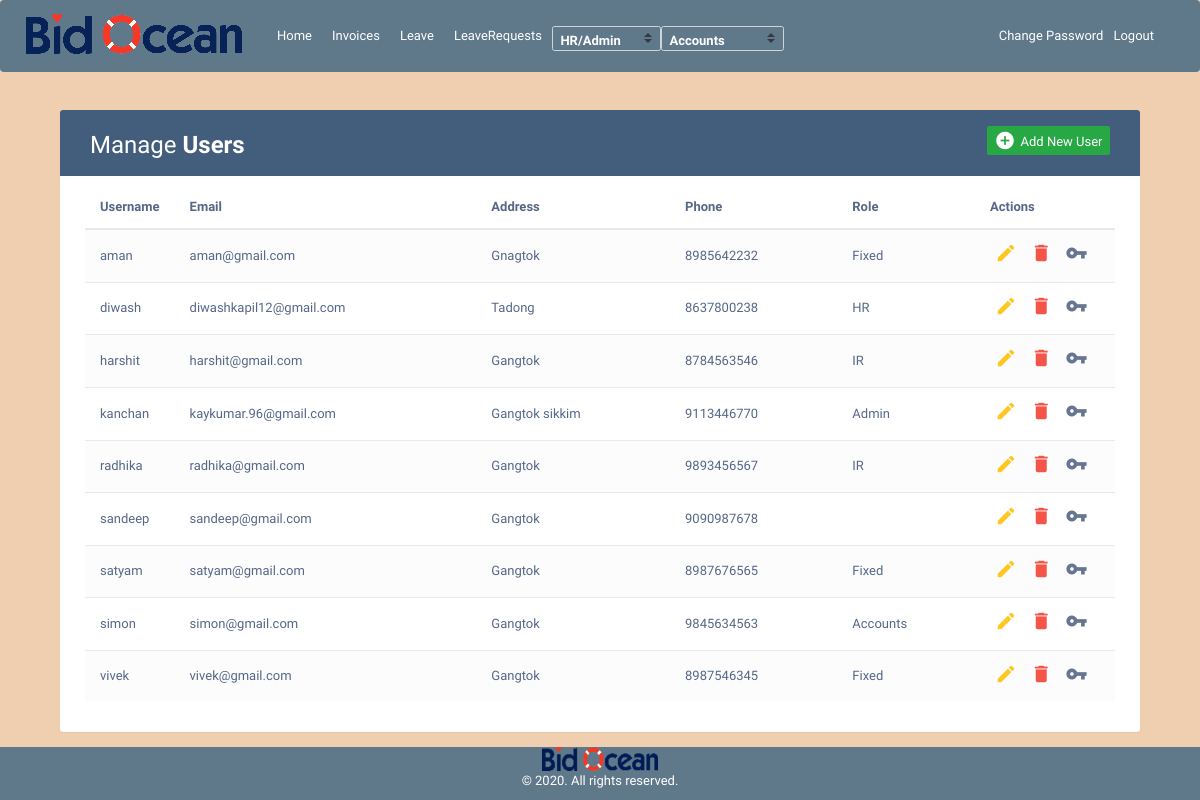
The page /manage_user/ (signed in) on the database its author committed.
### manage_user/models.py (models this page shows, shortened)
class Userdetail(AbstractBaseUser, PermissionsMixin):
    username        = models.CharField(max_length = 30, unique=True,null=True)
    firstname       = models.CharField(max_length = 30,null=True)
    lastname        = models.CharField(max_length = 30,null=True,blank=True)
    password        = models.TextField()
    phone           = models.CharField(max_length=200,null=True)
    email           = models.CharField(max_length=200,null=True)
    address         = models.CharField(max_length=300,null=True)
    role            = models.ForeignKey('user_invoice.Role', on_delete=models.SET_NULL, null=True, blank=True)
    employee_id     = models.CharField(max_length=200, null=True)
    salary          = models.CharField(max_length=200, null=True)
    is_manager      = models.SmallIntegerField(default=0)
    is_staff        = models.BooleanField(default=False)
    is_active       = models.BooleanField(default=True)
    USERNAME_FIELD  = 'username'
    REQUIRED_FIELDS = []
    objects         = CustomUserManager()

### user_invoice/models.py (models this page shows, shortened)
class Role(models.Model):
    id         = models.AutoField(primary_key=True)
    name       = models.CharField(max_length=300)
    created_at = models.DateTimeField(auto_now_add=True)
    status     = models.SmallIntegerField(default=1)

### manage_user/views.py (the view, shortened to what this page needs)
# urls.py: path("",views.ManageUser.as_view(),name="manage_user"),
class ManageUser(OnlyAdminPanelMixin,TemplateView):
    template_name = 'manage_user/user_list.html'
    def get(self, request):
        employee   = Employee.objects.get(auth_tbl=self.request.user)
        role       = employee.role.name.lower()
        roles_data = Role.objects.all()
        users      = Userdetail.objects.all().order_by('username')
        paginator        = Paginator(users,10)
        page             = request.GET.get('page')
        paginatedcontent = paginator.get_page(page)
        context = {
            'role'       : role,
            'users'      : paginatedcontent,
            'roles_data' : roles_data
        }
        return render(request, self.template_name, context)

### user_invoice/mixin.py (called while the page is built)
    def test_func(self):
        user     = self.request.user
        employee = Employee.objects.get(auth_tbl=user)
        return employee.role.name.lower() == 'admin'

### manage_user/templates/manage_user/user_list.html (shortened to what this page needs)
{% extends "user_invoice/base.html" %}
{% load crispy_forms_tags %}
{% block content %}
<!DOCTYPE html>
<html lang="en">
<head>
<link rel="stylesheet" href="https://maxcdn.bootstrapcdn.com/font-awesome/4.7.0/css/font-awesome.min.css">
<link rel="stylesheet" href="https://maxcdn.bootstrapcdn.com/bootstrap/3.3.7/css/bootstrap.min.css">
<link rel="stylesheet" href="https://maxcdn.bootstrapcdn.com/bootstrap/4.0.0/css/bootstrap.min.css">
  <body style="background-color:#EFCFB0;">
    <div class="container" style="margin-top: 80px;">
        <div class="table-wrapper">
            <div class="table-title">
                <div class="row">
                    <div class="col-sm-6">
						<h2>Manage <b>Users</b></h2>
					</div>
					<div class="col-sm-6">
						<a href="#addEmployeeModal" class="btn btn-success" data-toggle="modal"><i class="material-icons">&#xE147;</i> <span>Add New User</span></a>
					</div>
                </div>
            </div>
            <table class="table table-striped table-hover">
                <thead>
                    <tr>
                        <th>Username</th>
                        <th>Email</th>
						<th>Address</th>
                        <th>Phone</th>
                        <th>Role</th>
                        <th style="width: 140px">Actions</th>
                    </tr>
                </thead>
                <tbody>
                	{% for user in users%}
                    <tr>
                        <td>{{user.username}}</td>
                        <td>{{user.email}}</td>
						<td>{{user.address}}</td>
                        <td>{{user.phone}}</td>
                        <td>{{user.role.name}}</td>
                        <td>
                            <a href="#editEmployeeModal" alt="{{user.pk}}" class="edit" data-toggle="modal"><i class="material-icons" data-toggle="tooltip" title="Edit">&#xE254;</i></a>
                            <a href="#deleteEmployeeModal" alt="{{user.pk}}" class="delete" data-toggle="modal"><i class="material-icons" data-toggle="tooltip" title="Delete">&#xE872;</i></a>
                            <a href="#changePasswordModal" alt="{{user.pk}}" class="reset_password" data-toggle="modal"><i class="material-icons" data-toggle="tooltip" title="Reset Password">vpn_key</i></a>
                        </td>
                    </tr>
                    {% endfor %}
                </tbody>
            </table>
        </div>
    </div>
</body>
</html>
{% endblock content %}

### user_invoice/static/user_invoice/main.css (style rules this page uses)
body { background: #fafafa; color: #333333; margin-top: 5rem; }
h1, h2, h3, h4, h5, h6 { color: #444444; }

### user_invoice/templates/user_invoice/base.html (style rules this page uses)
a { color: white; }

### manage_user/templates/manage_user/user_list.html (style rules this page uses)
body { color: #566787; background: #f5f5f5; font-family: 'Varela Round', sans-serif; font-size: 13px; }
.table-wrapper { background: #fff; padding: 20px 25px; margin: 30px 0; border-radius: 3px; box-shadow: 0 1px 1px rgba(0,0,0,.05); }
.table-title { padding-bottom: 15px; background: #435d7d; color: #fff; padding: 16px 30px; margin: -20px -25px 10px; border-radius: 3px 3px 0 0; }
.table-title h2 { margin: 5px 0 0; font-size: 24px; }
.table-title .btn { color: #fff; float: right; font-size: 13px; border: none; min-width: 50px; border-radius: 2px; border: none; outline: none !important; margin-left: 10px; }
.table-title .btn i { float: left; font-size: 21px; margin-right: 5px; }
.table-title .btn span { float: left; margin-top: 2px; }
table.table tr th, table.table tr td { border-color: #e9e9e9; padding: 12px 15px; vertical-align: middle; }
table.table tr th:first-child { width: 60px; }
table.table tr th:last-child { width: 100px; }
table.table-striped tbody tr:nth-of-type(odd) { background-color: #fcfcfc; }
table.table td:last-child i { opacity: 0.9; font-size: 22px; margin: 0 5px; }
table.table td a { font-weight: bold; color: #566787; display: inline-block; text-decoration: none; outline: none !important; }
table.table td a.edit { color: #FFC107; }
table.table td a.delete { color: #F44336; }
table.table td i { font-size: 19px; }

### rows shown on the page
Userdetail: username "aman", email "aman@gmail.com", address "Gnagtok", phone "8985642232", role.name "Fixed"
Userdetail: username "diwash", email "diwashkapil12@gmail.com", address "Tadong", phone "8637800238", role.name "HR"
Userdetail: username "harshit", email "harshit@gmail.com", address "Gangtok", phone "8784563546", role.name "IR"
Userdetail: username "kanchan", email "kaykumar.96@gmail.com", address "Gangtok sikkim", phone "9113446770", role.name "Admin"
Userdetail: username "radhika", email "radhika@gmail.com", address "Gangtok", phone "9893456567", role.name "IR"
Userdetail: username "sandeep", email "sandeep@gmail.com", address "Gangtok", phone "9090987678"
Userdetail: username "satyam", email "satyam@gmail.com", address "Gangtok", phone "8987676565", role.name "Fixed"
Userdetail: username "simon", email "simon@gmail.com", address "Gangtok", phone "9845634563", role.name "Accounts"
Userdetail: username "vivek", email "vivek@gmail.com", address "Gangtok", phone "8987546345", role.name "Fixed"
